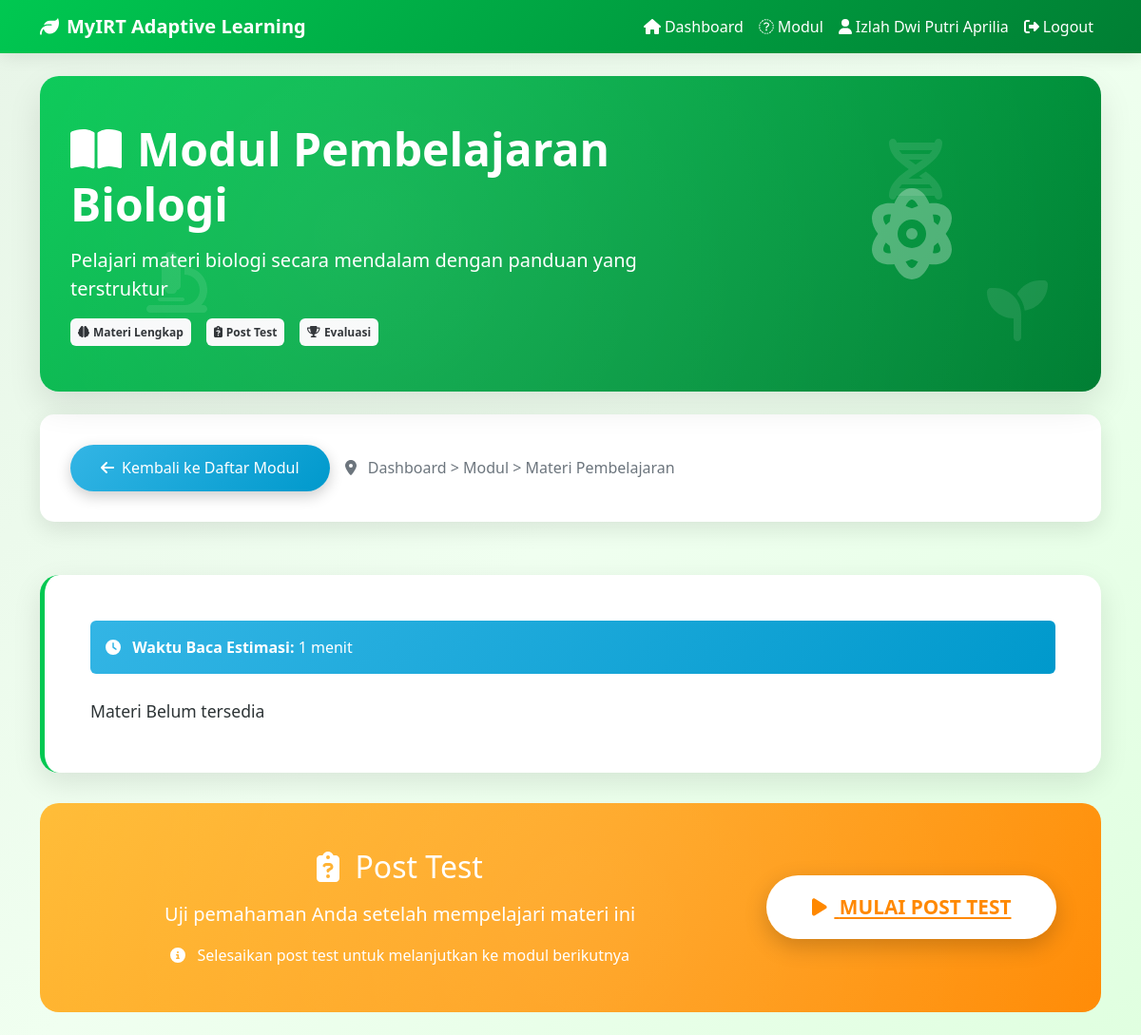
/student/module.php?module=8 (signed in), run on an earlier commit of the app's database.
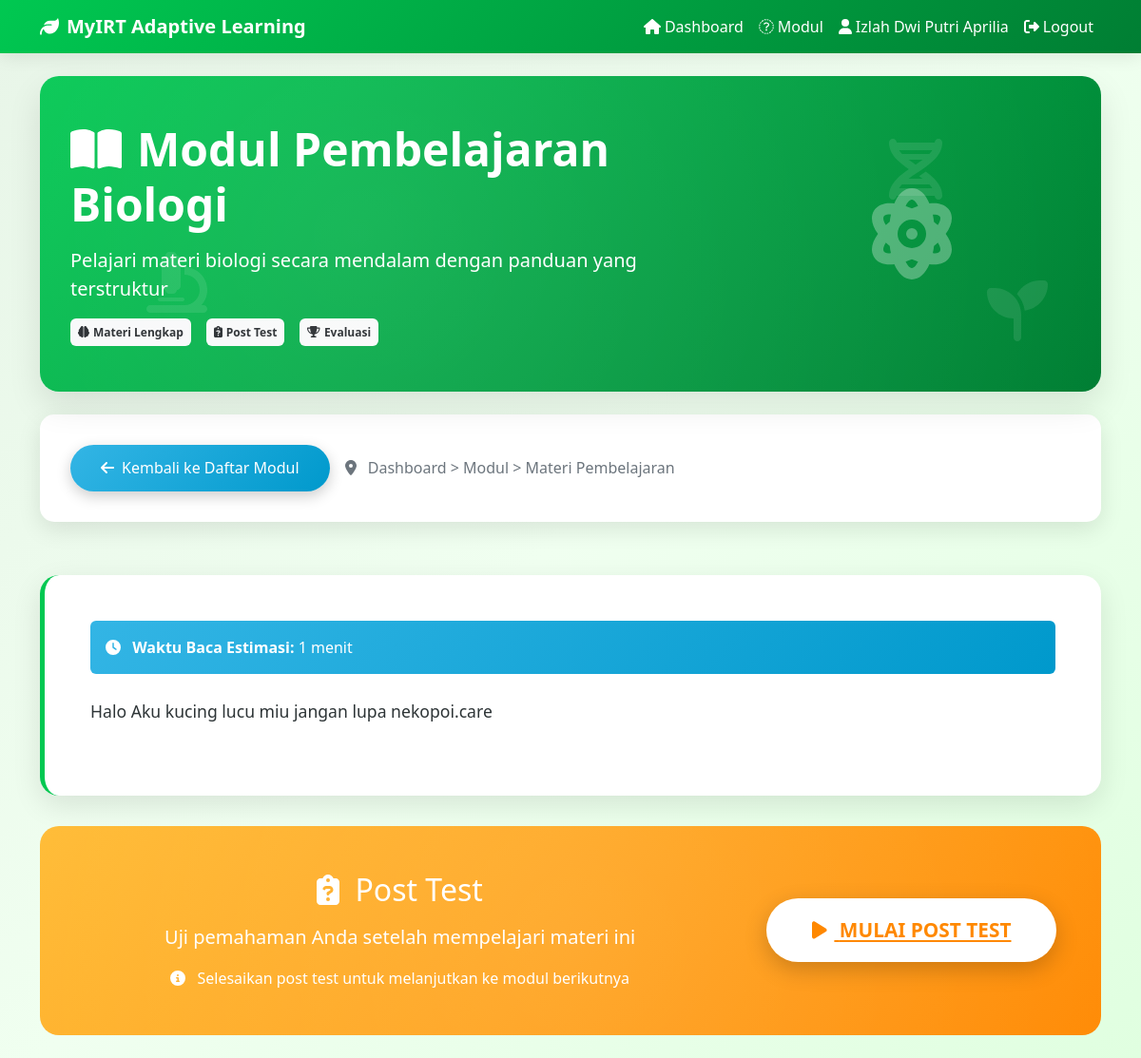
And on a later commit of the database.
### tables this page shows
CREATE TABLE `materi` (
  `id` int NOT NULL,
  `materi_desc` mediumtext NOT NULL,
  `module_id` int NOT NULL
);

### student/module.php (the view, shortened to what the changed rows need)
<?php
include('../config/db.php');
$modul = mysqli_real_escape_string($conn, $_GET['module']);
$sql = "SELECT * from materi where module_id = '{$modul}'";
$query = mysqli_query($conn, $sql);
$materi = mysqli_fetch_array($query, MYSQLI_ASSOC);
?>
<!doctype html>
<html class="no-js" lang="en" dir="ltr">
<head>
    <link href="https://cdn.jsdelivr.net/npm/bootstrap@5.2.3/dist/css/bootstrap.min.css" rel="stylesheet">
</head>
<body>
    <div class="container-fluid py-4">
        <div class="container">
            <div class="row mb-4">
                <div class="col-12">
                    <div class="module-card">
                        <div class="module-header">
                            <div class="row align-items-center">
                                <div class="col-lg-8">
                                    <h1 class="display-5 fw-bold mb-3">
                                        <i class="fas fa-book-open me-3"></i>Modul Pembelajaran Biologi
                                    </h1>
                                </div>
                            </div>
                        </div>
                    </div>
                </div>
            </div>
            <div class="row">
                <div class="col-12">
                    <div class="content-card">
                        <div class="module-content">
                            <?php echo $materi['materi_desc'] ?? "Materi Belum tersedia"; ?>
                        </div>
                    </div>
                </div>
            </div>
            <div class="row">
                <div class="col-12">
                    <div class="post-test-section">
                        <div class="row align-items-center">
                            <div class="col-lg-8">
                                <h2 class="mb-3">
                                    <i class="fas fa-clipboard-question me-3"></i>Post Test
                                </h2>
                            </div>
                        </div>
                    </div>
                </div>
            </div>
        </div>
    </div>
</body>
</html>

What changed in the data, as far as the page shows it:
added materi: materi_desc "Halo Aku kucing lucu miu jangan lupa nekopoi.care"
Also different on the page:
$materi['materi_desc']: "Materi Belum tersedia" → (not shown)
